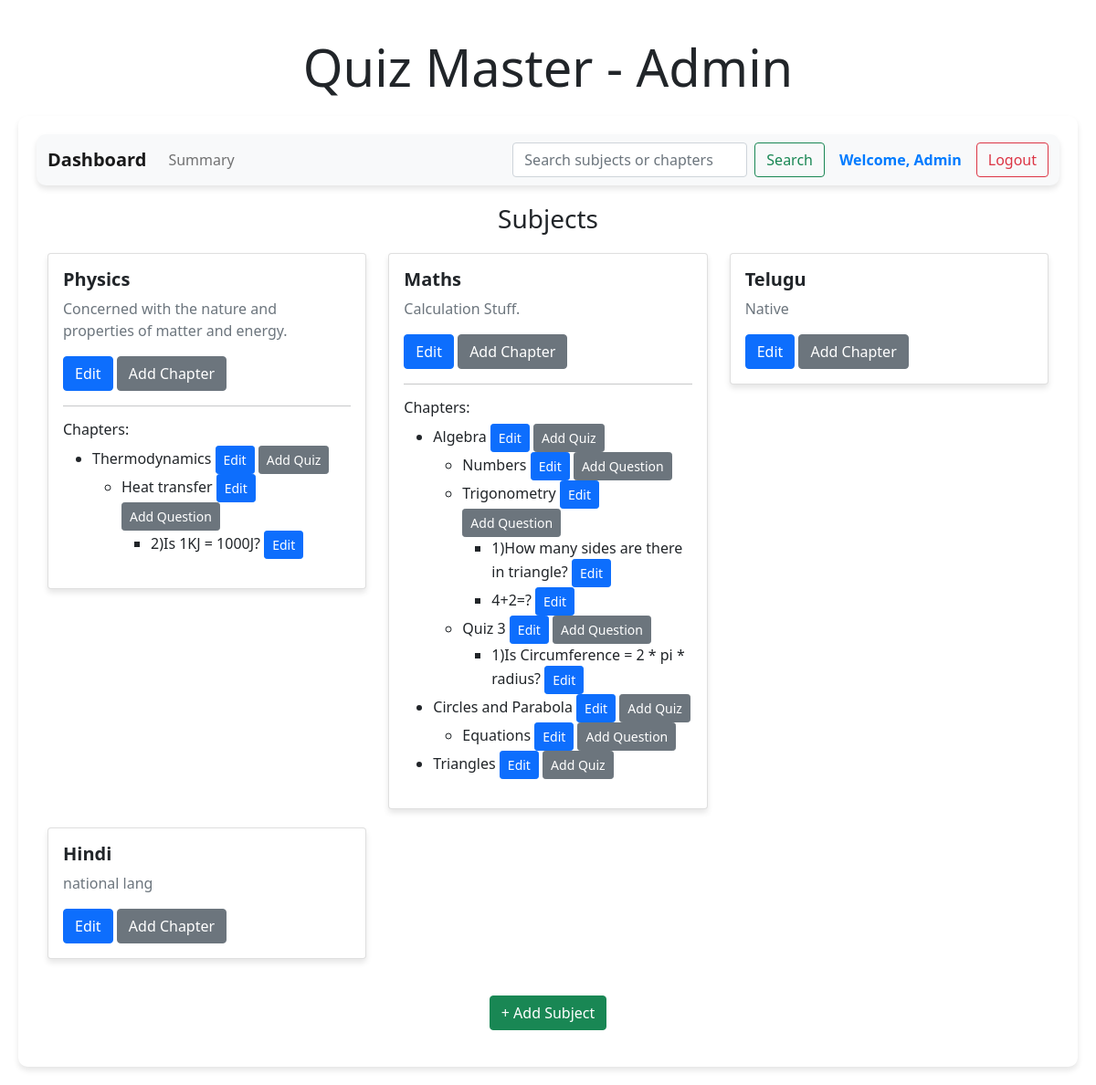
/admin/Physics, run on the app's committed database.
### backend/models.py (models this page shows)
class Subject(db.Model):
    __tablename__ = "subject"
    id = db.Column(db.Integer, primary_key=True)
    name = db.Column(db.String, nullable=False)
    description = db.Column(db.String, nullable=True)
    chapters = db.relationship("Chapter", cascade="all,delete", backref="subject", lazy=True)

class Chapter(db.Model):
    __tablename__ = "chapter"
    id = db.Column(db.Integer, primary_key=True)
    name = db.Column(db.String, nullable=False)
    description = db.Column(db.String, nullable=True)
    subject_id = db.Column(db.Integer, db.ForeignKey("subject.id"), nullable=False)
    quizzes = db.relationship("Quiz", cascade="all,delete", backref="chapter", lazy=True)

class Quiz(db.Model):
    __tablename__ = "quiz"
    id = db.Column(db.Integer, primary_key=True)
    name = db.Column(db.String, nullable=False)
    date_of_quiz = db.Column(db.String, nullable=False)
    time_duration = db.Column(db.String, nullable=False)
    chapter_id = db.Column(db.Integer, db.ForeignKey("chapter.id"), nullable=False)
    questions = db.relationship("Question", cascade="all,delete", backref="quiz", lazy=True)
    scores = db.relationship("Score", cascade="all,delete", backref="quiz", lazy=True)

class Question(db.Model):
    __tablename__ = "question"
    id = db.Column(db.Integer, primary_key=True)
    question_statement = db.Column(db.String, nullable=False)
    option1 = db.Column(db.String, nullable=False)
    option2 = db.Column(db.String, nullable=False)
    option3 = db.Column(db.String, nullable=False)
    option4 = db.Column(db.String, nullable=False)
    correct_option = db.Column(db.String, nullable=False)
    quiz_id = db.Column(db.Integer, db.ForeignKey("quiz.id"), nullable=False)

### backend/controllers.py (the view)
@app.route("/admin/<name>")
def admin_dashboard(name):
    subjects = Subject.query.all()
    user = User_Info.query.filter_by(email=name).first()  # Fetch the user object
    return render_template("admin_dashboard.html", name=name, subjects=subjects, user=user)

### templates/admin_dashboard.html (shortened to what this page needs)
{% extends "admin_layout.html" %}
{% block content %}
    <div class="container">
        <h3 class="center">Subjects</h3>
        {% if subjects %}
            <div class="row">
                {% for subject in subjects %}
                    <div class="col-md-4">
                        <div class="card">
                            <div class="card-body">
                                <h5 class="card-title">{{ subject.name }}</h5>
                                <p class="card-text">{{ subject.description }}</p>
                                <a href="/edit_subject/{{subject.id}}/{{name}}" class="btn btn-primary">Edit</a>
                                <a href="/add_chapter/{{subject.id}}/{{name}}" class="btn btn-secondary">Add Chapter</a>
                                {% if subject.chapters %}
                                    <hr>
                                    <h6>Chapters:</h6>
                                    <ul>
                                        {% for chapter in subject.chapters %}
                                            <li>
                                                {{ chapter.name }}
                                                <a href="/edit_chapter/{{chapter.id}}/{{name}}" class="btn btn-sm btn-primary">Edit</a>
                                                <a href="/add_quiz/{{chapter.id}}/{{name}}" class="btn btn-sm btn-secondary">Add Quiz</a>
                                                {% if chapter.quizzes %}
                                                    <ul>
                                                        {% for quiz in chapter.quizzes %}
                                                            <li>
                                                                {{ quiz.name }}
                                                                <a href="/edit_quiz/{{quiz.id}}/{{name}}" class="btn btn-sm btn-primary">Edit</a>
                                                                <a href="/add_question/{{quiz.id}}/{{name}}" class="btn btn-sm btn-secondary">Add Question</a>
                                                                {% if quiz.questions %}
                                                                    <ul>
                                                                        {% for question in quiz.questions %}
                                                                            <li>
                                                                                {{ question.question_statement }}
                                                                                <a href="/edit_question/{{question.id}}/{{name}}" class="btn btn-sm btn-primary">Edit</a>
                                                                            </li>
                                                                        {% endfor %}
                                                                    </ul>
                                                                {% endif %}
                                                            </li>
                                                        {% endfor %}
                                                    </ul>
                                                {% endif %}
                                            </li>
                                        {% endfor %}
                                    </ul>
                                {% endif %}
                            </div>
                        </div>
                    </div>
                {% endfor %}
            </div>
        {% else %}
            <h4 class="center">No subjects available. Add a subject to get started.</h4>
        {% endif %}
        <div class="center">
            <a href="/add_subject/{{name}}" class="btn btn-success">+ Add Subject</a>
        </div>
    </div>
{% endblock %}

### static/styles/main.css (style rules this page uses)
body { background-color: #e9ecef; font-family: 'Segoe UI', Tahoma, Geneva, Verdana, sans-serif; }
.center { text-align: center; margin: 20px 0; }
.card { margin-bottom: 20px; border: none; border-radius: 10px; box-shadow: 0 4px 6px rgba(0, 0, 0, 0.1); transition: transform 0.2s; }
.card-title { font-size: 1.25rem; font-weight: bold; }
.card-text { color: #6c757d; }
.btn-primary { background-color: #007bff; border: none; padding: 8px 16px; border-radius: 5px; }
.btn-secondary { background-color: #6c757d; border: none; padding: 8px 16px; border-radius: 5px; }
.btn-success { background-color: #28a745; border: none; padding: 8px 16px; border-radius: 5px; }

### data on the page
Subject: name "Physics", description "Concerned with the nature and properties of matter and energy."
Chapter: name "Thermodynamics"
Quiz: name "Heat transfer"
Question: question_statement "2)Is 1KJ = 1000J?"
Subject: name "Maths", description "Calculation Stuff."
Chapter: name "Algebra"
Quiz: name "Numbers"
Quiz: name "Trigonometry"
Question: question_statement "1)How many sides are there in triangle?"
Question: question_statement "4+2=?"
Quiz: name "Quiz 3"
Question: question_statement "1)Is Circumference = 2 * pi * radius?"
Chapter: name "Circles and Parabola"
Quiz: name "Equations"
Chapter: name "Triangles"
Subject: name "Telugu", description "Native"
Subject: name "Hindi", description "national lang"
